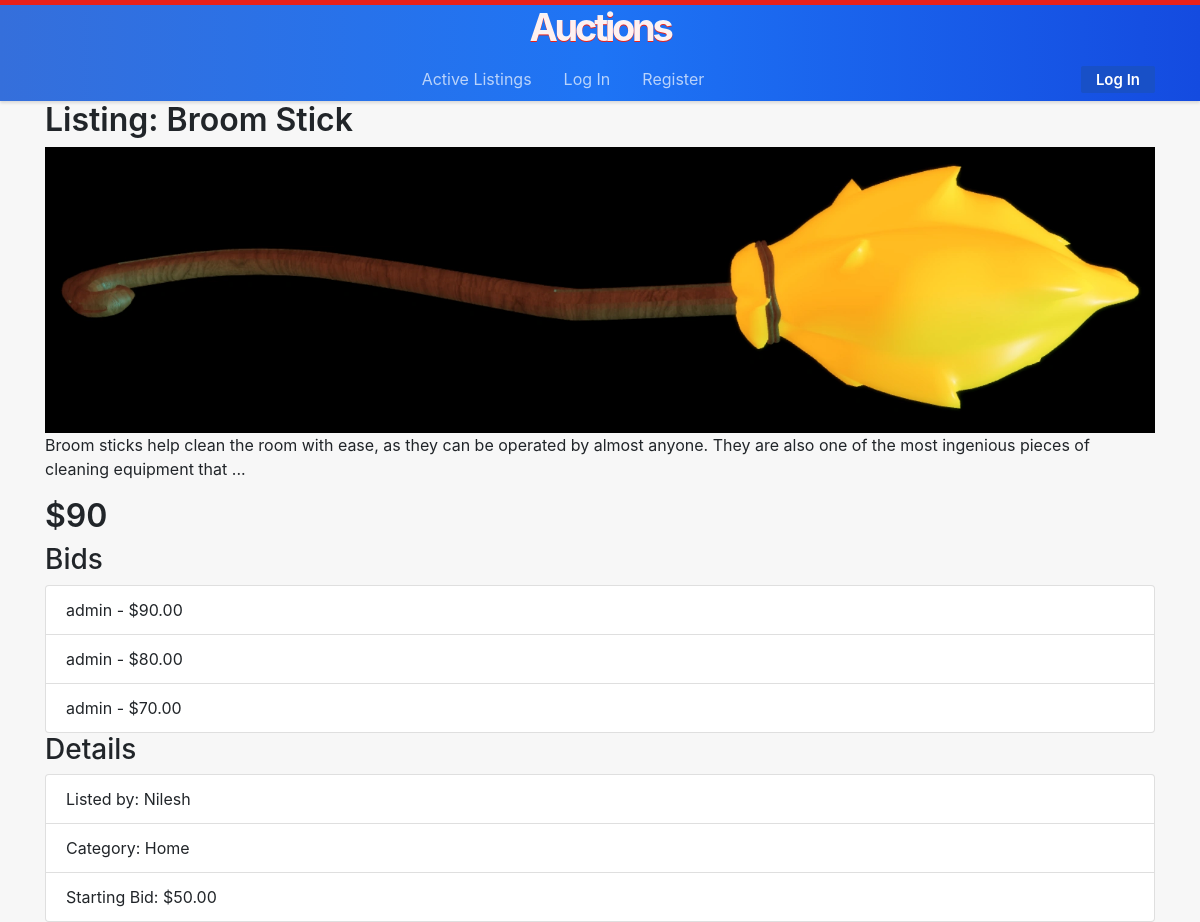
Page /auction/11 on the committed database.
### auctions/models.py (models this page shows, shortened)
class AuctionList(models.Model):
    title = models.CharField(max_length=64)
    description = models.TextField(blank=True)
    image = models.ImageField(upload_to="images", default="images/default.jpg", blank=True)
    category = models.CharField(max_length=2, choices=Category.choices, default=Category.OTHER)
    active = models.BooleanField(null=False, default=True)
    start_bid = models.DecimalField(max_digits=10, decimal_places=2)
    date_created = models.DateTimeField(default=now)
    user = models.ForeignKey(User, on_delete=models.CASCADE, blank=True, null=True)
    watchlist = models.ManyToManyField(User, blank=True, related_name="watchlist")

class Bid(models.Model):
    price = models.DecimalField(max_digits=10, decimal_places=2)
    user = models.ForeignKey(User, blank=True, null=True, on_delete=models.CASCADE)
    auction = models.ForeignKey(AuctionList, blank=True, null=True, on_delete=models.CASCADE)
    def __str__(self):
        return f"${self.price}"
    """auction = models.ForeignKey(AuctionList, models.CASCADE, related_name="auc", null=True, blank=True)
    bid = models.ForeignKey(Bid, on_delete=models.CASCADE, related_name="ubid", null=True, blank=True)
    comment = models.ForeignKey(Comment, on_delete=models.CASCADE, related_name="cmmt", null=True, blank=True)"""

class User(AbstractUser):
    pass

### auctions/views.py (the view, shortened to what this page needs)
# urls.py: path("auction/<int:id>", views.auction_view, name="aucview"),
def auction_view(request, id):
    try:
        auc = AuctionList.objects.get(pk=id)
    except ObjectDoesNotExist:
        raise Http404("Requested Auction is not Found")
    in_watchlist = False
    bids = auc.bid_set.all().order_by('-price')
    category = Category(auc.category).label
    max_bid = auc.bid_set.all().aggregate(Max('price'))
    if request.GET.get('active') and request.GET['active']=='False':
        if request.user.is_authenticated and request.user.id==auc.user.id:
            auc.active=False
            auc.save()
    if request.GET.get('q') and request.GET['q']=='addtowatchlist':
        if request.user.is_authenticated:
            request.user.watchlist.add(auc)
    form = BidForm()
    max_bid = auc.bid_set.all().aggregate(Max('price'))
    if request.user.is_authenticated:
        if auc in request.user.watchlist.all():
            in_watchlist = True
    context = {'form': form, 'auc': auc, 'Category': category, "Bids": bids, "max_bid": max_bid['price__max'], "in_watchlist": in_watchlist}
    return render(request, 'auctions/auctionview.html', context)

### auctions/templates/auctions/auctionview.html (shortened to what this page needs)
{% extends 'auctions/layout.html' %}
{% block body %}
    <h2>Listing: {{ auc.title }}</h2>
    <div class="img-box">
        <img src="{{ auc.image.url }}" class="big-image">
    </div>
    <p>{{ auc.description }}</p>
    <h2> ${% if max_bid %}{{ max_bid }}{% else %}{{ auc.start_bid }}{% endif%} </h2>
    <h3>Bids</h3>
    <ul class="list-group">
        {% for bid in Bids %}
            <li class="list-group-item">{{ bid.user }} - {{ bid }}</li>
        {% endfor %}
    </ul>
    <h3>Details</h3>
    <ul class="list-group">
        <li class="list-group-item">Listed by: {{ auc.user.username}}</li>
        <li class="list-group-item">Category: {{ Category }}</li>
        <li class="list-group-item">Starting Bid: ${{ auc.start_bid }}
    </ul>
{% endblock %}

### auctions/static/auctions/styles.css (style rules this page uses)
body { padding: 0px; background-color: rgb(247, 247, 247); }
h2 { font-weight: 600; }
.big-image { width: auto; max-height: 500px; max-width: 100%; display: block; margin-left: auto; margin-right: auto; object-fit: scale-down; }

### rows in the picture
AuctionList: title "Broom Stick", image (picture), description "Broom sticks help clean the room with ease, as they can be operated by almost anyone. They are also one of the most ingenious pieces of cleaning equipment that ...", user.username "Nilesh", start_bid "50.00"
Bid: user "admin", price "$90.00"
Bid: user "admin", price "$80.00"
Bid: user "admin", price "$70.00"

### other values in the picture
{{ max_bid }} "90"
{{ Category }} "Home"
